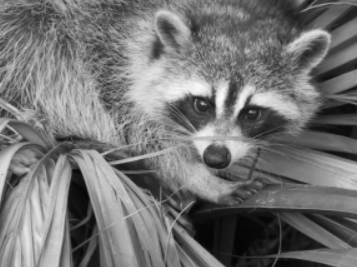
#> input picture Lab 7/raton.png, 357 x 267 px
$ jupyter execute 'Procesarea Semnalelor (PS) - Laborator 07.ipynb'
#> lines starting #> are read from the running program, lines starting #| are printed output that depends on the picture; long printed decimals are rounded
# Pachete necesare pentru folosirea acestui Notebook

Vom folosi [scipy](https://scipy.org/), [numpy](https://numpy.org/) și [matplotlib](https://matplotlib.org/).

[cell 1]
from scipy import misc, ndimage
import numpy as np
import matplotlib.pyplot as plt
from PIL import Image
import cv2 as cv

# Imaginea cu care lucrăm

Vom folosi o imagine din setul de date oferit implicit de către scipy.

[cell 2]
img = Image.open('raton.png').convert('L').resize((1024, 768))
X = np.array(img)
plt.imshow(X, cmap=plt.cm.gray)
plt.show()

# Transformata Fourier a unei imagini

Transformata Fourier Discretă se extinde ușor la mai multe dimensiuni. Pentru un semnal bidimensional precum o imagine DFT devine:

$$
Y_{m_1,m_2} = \sum_{n_1=0}^{N_1-1}\sum_{n_2=0}^{N_2-1}x_{n_1,n_2}e^{-j2\pi(m_1 n_1/N_1 + m_2 n_2/N_2)}
$$

* unde $n_1$ și $n_2$ sunt pozițile pixelilor pe orizontală, respectiv, pe verticală
* bin-urile rezultate corespund pozițiilor pixelilor
* spectrul este în continuare simetric
* proprietățile transformatei DFT 1D sunt respectate și în cazul celei 2D

În continuare vom folosi rutina generală `fft2` ce servește mai bine activității de învățare, deși pentru semnale reale ar trebui să folosim `rfft2` ce întoarce doar informația esențială (ex. omite simetriile). De asemenea vom analiza spectrul în scală logaritmică pentru a diferenția mai bine magnitudinile bin-urilor DTF.

[cell 3]
Y = np.fft.fft2(X)
freq_db = 20*np.log10(abs(Y))
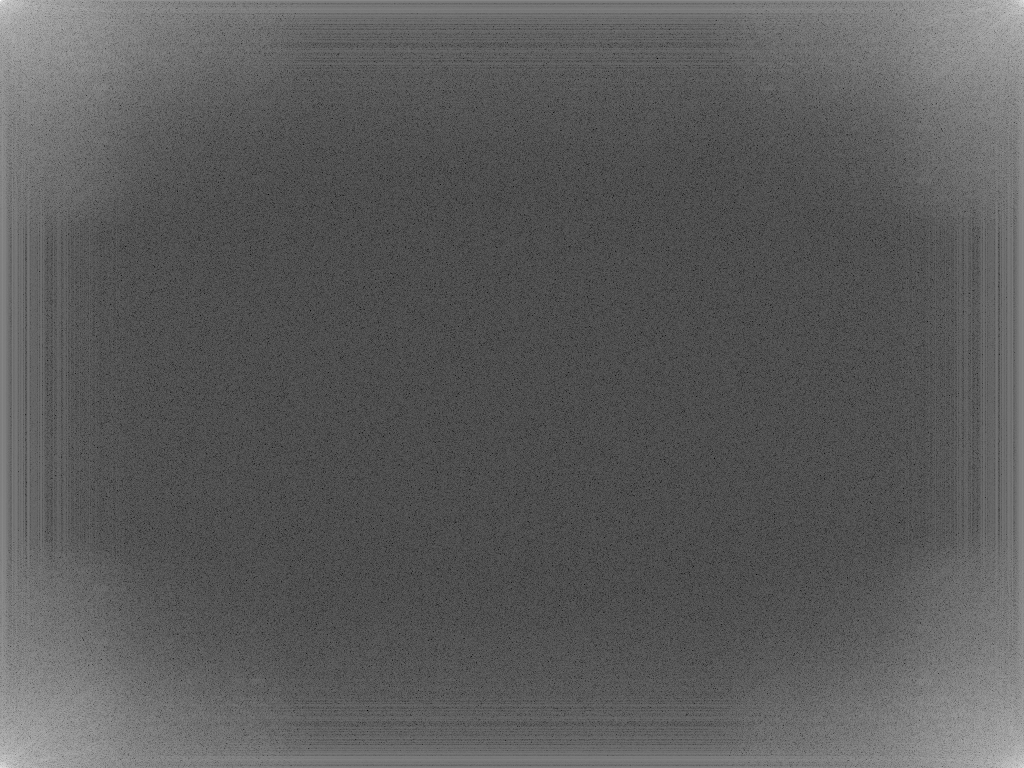
#> freq_db: shape (768, 1024) float64; min -5.26, max 159.2, mean 54; drawn with min black and max white

plt.imshow(freq_db)
plt.colorbar()
plt.show()

Operațiile efectuate direct asupra imaginii se reflectă și în spectrul acesteia. Iată un exemplu a unei rotații de 45 de grade:

[cell 4]
rotate_angle = 45
X45 = ndimage.rotate(X, rotate_angle)
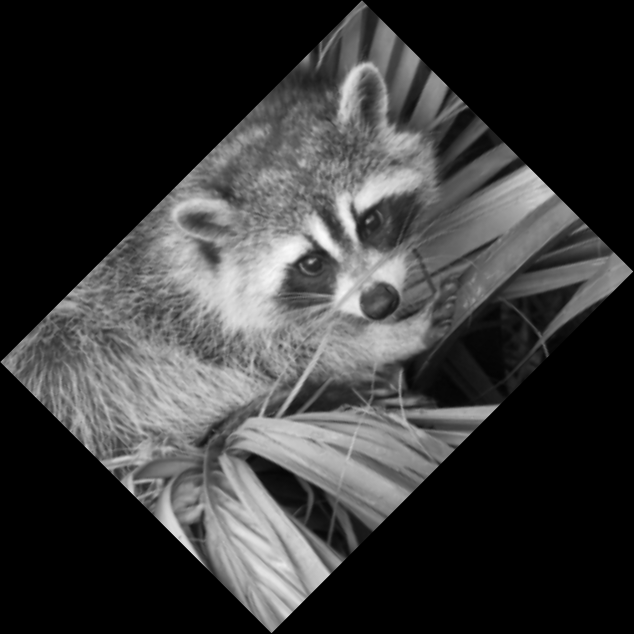
#> X45: shape (1267, 1267) (shown at 1/2 size); min 0, max 250, mean 56.7
plt.imshow(X45, cmap=plt.cm.gray)
plt.show()

Y45 = np.fft.fft2(X45)
plt.imshow(20*np.log10(abs(Y45)))
plt.colorbar()
plt.show()

Momentan pe axe sunt afișate numărul bin-urilor. Pentru a obține frecvențele asociate folosiți `fftfreq`:

[cell 5]
freq_x = np.fft.fftfreq(X.shape[1])
freq_y = np.fft.fftfreq(X.shape[0])

plt.stem(freq_x, freq_db[:][0])
plt.show()
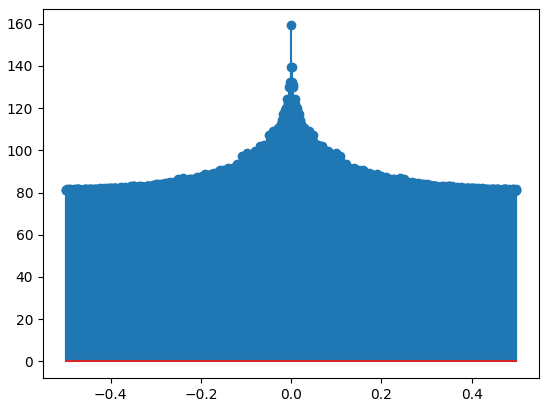
#> figure drawn by matplotlib, 1 panel

# Atenuarea frecvențelor înalte

Pentru a anula frecvențele de peste un anumit prag `freq_cutoff` putem pur și simplu anula intrările din spectru și aplica transformata Fourier inversă:

[cell 6]
freq_cutoff = 120

Y_cutoff = Y.copy()
Y_cutoff[freq_db > freq_cutoff] = 0
X_cutoff = np.fft.ifft2(Y_cutoff)
X_cutoff = np.real(X_cutoff)    # avoid rounding erros in the complex domain,
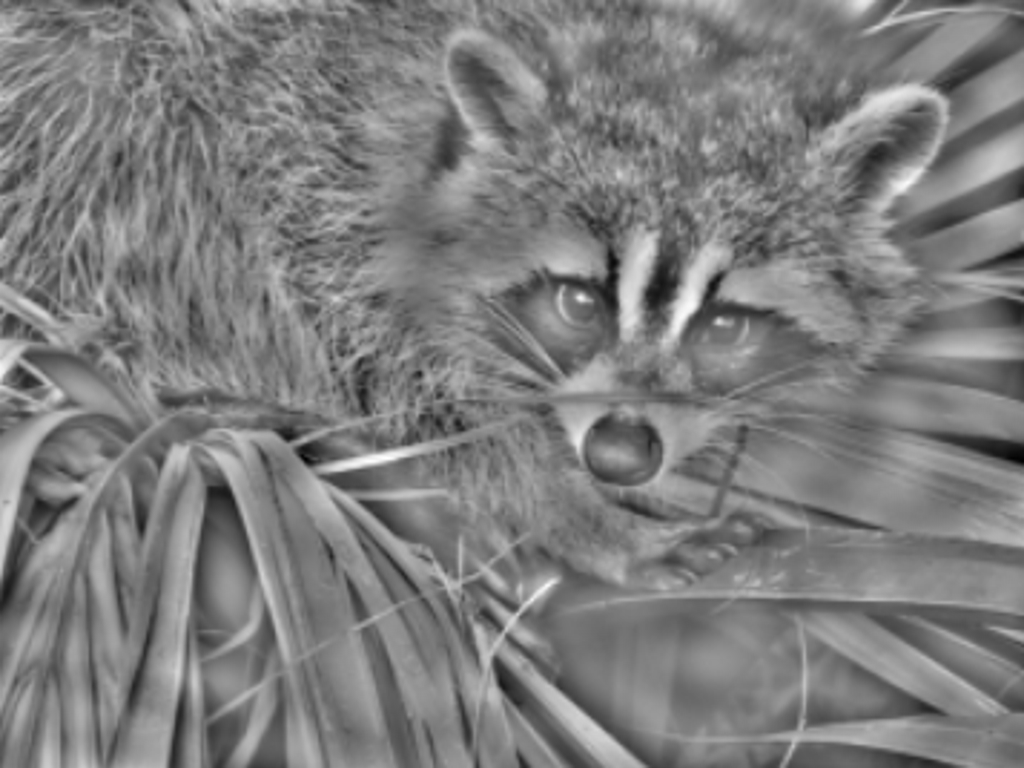
#> X_cutoff: shape (768, 1024) float64; min -118.6, max 121.9, mean 0; drawn with min black and max white
                                # in practice use irfft2
plt.imshow(X_cutoff, cmap=plt.cm.gray)
plt.show()

# Zgomot

Zgomotul alb perturbă în mod egal spectrul semnalului. Este astfel egal distribuit și regăsit în toate bin-urile DFT. [Zgomotul color](https://en.wikipedia.org/wiki/Colors_of_noise) se schimbă de-a lungul frecvențelor.

Putem adăuga zgomot în limita a `pixel_noise` pixeli imaginii folosind `random.randint`:

[cell 7]
pixel_noise = 200

noise = np.random.randint(-pixel_noise, high=pixel_noise+1, size=X.shape)
X_noisy = X + noise
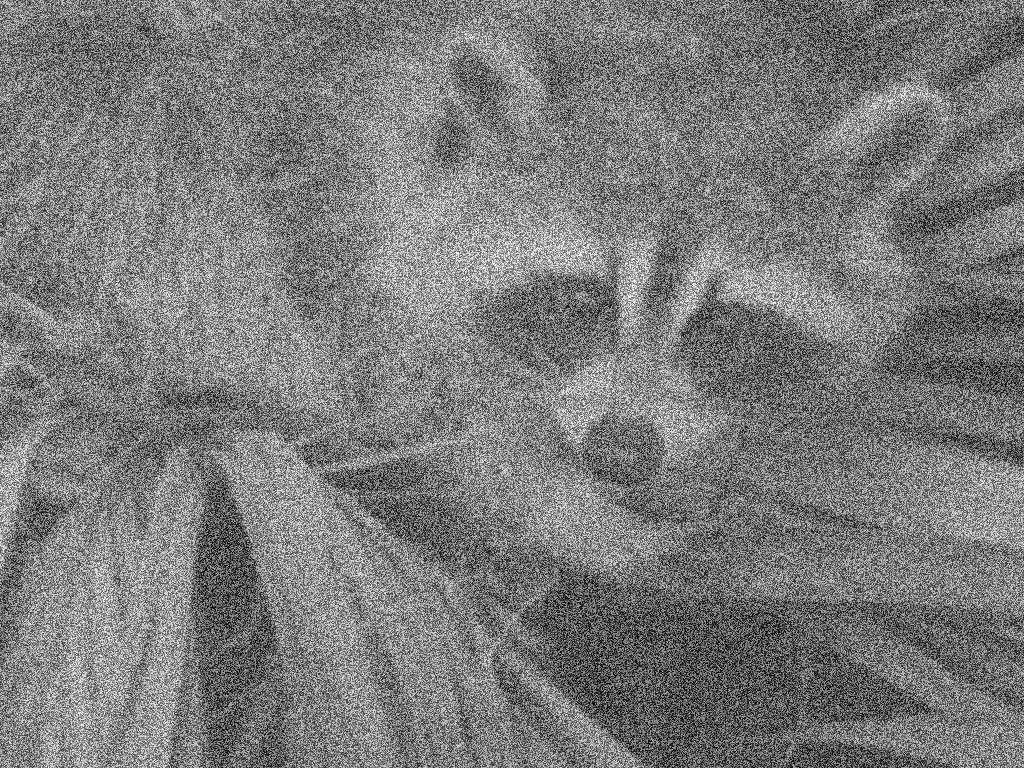
#> X_noisy: shape (768, 1024) int64; min -196, max 446, mean 115.9; drawn with min black and max white
plt.imshow(X, cmap=plt.cm.gray)
plt.title('Original')
plt.show()
plt.imshow(X_noisy, cmap=plt.cm.gray)
plt.title('Noisy')
plt.show()

# Sarcini

1. Produceți imaginile și spectrul pentru funcțiile de mai jos și dați o explicație scurtă pentru fiecare rezultat.
* $x_{n_1,n_2} = \sin(2\pi n_1 + 3\pi n_2)$
* $x_{n_1,n_2} = \sin(4\pi n_1) + \cos(6\pi n_2)$
* $Y_{0,5} = Y_{0,N-5} = 1\text{, altfel }Y_{m_1,m_2} = 0,\ \forall m_1, m_2$
* $Y_{5,0} = Y_{N-5,0} = 1\text{, altfel }Y_{m_1,m_2} = 0,\ \forall m_1, m_2$
* $Y_{5,5} = Y_{N-5,N-5} = 1\text{, altfel }Y_{m_1,m_2} = 0,\ \forall m_1, m_2$

*Atenție*: $x$ reprezintă informație în domeniul timpului, $Y$ în domeninul frecvenței.

2. Comprimați imaginea cu ratonul de mai sus prin atenuarea frecvențelor înalte până la un prag SNR autoimpus.

3. Eliminați zgomotul adăugat la imaginea cu ratonul produsă mai sus. Prezentați raportul SNR înainte și după.

# EXERCITIUL 1

[cell 8]
sz = 64

f = np.zeros((sz, sz))
for i in range(sz):
    for j in range(sz):
        f[i, j] = np.sin(2*np.pi*i + 3*np.pi*j)
plt.title("sin(2pi*n1+3pi*n2)")
plt.imshow(f)
plt.show()
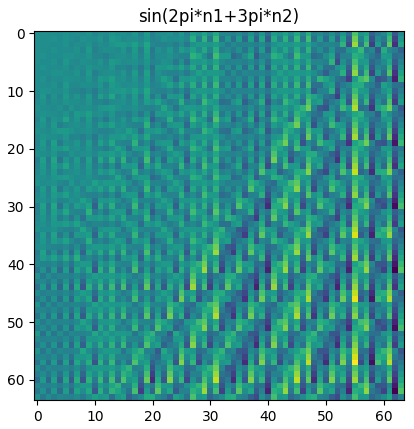
#> figure drawn by matplotlib, 1 panel

f2 = np.zeros((sz, sz))
for i in range(sz):
    for j in range(sz):
        f2[i, j] = np.sin(4*np.pi*i) + np.cos(6*np.pi*j)
plt.title("sin(4pi*n1) + cos(6pi*n2)") # oscilatia creste odata cu x1 si x2
plt.imshow(f2)
plt.show()
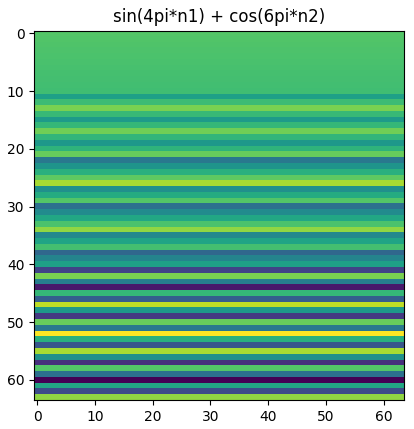
#> figure drawn by matplotlib, 1 panel

F3 = np.zeros((sz, sz))
F3[0, 5] = F3[0, sz-5] = 1
f3 = np.abs(np.fft.ifft2(F3))
plt.title("frecventa (0, 5)") # vertical deoarece avem doar frecventa 5 (cu alte cuvinte o sinusoida)
plt.imshow(f3)
plt.show()
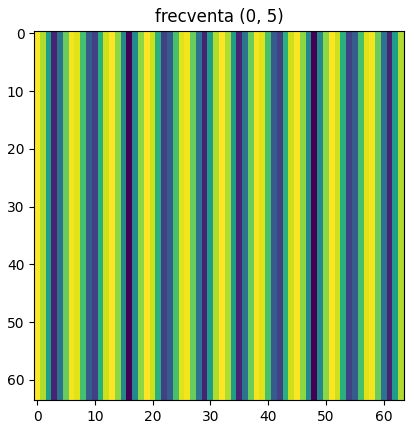
#> figure drawn by matplotlib, 1 panel

F4 = np.zeros((sz, sz))
F4[5, 0] = F4[sz-5, 0] = 1
f4 = np.abs(np.fft.ifft2(F4))
plt.title("frecventa (5, 0)") # ca la ex anterior dar pe orizontala
plt.imshow(f4)
plt.show()
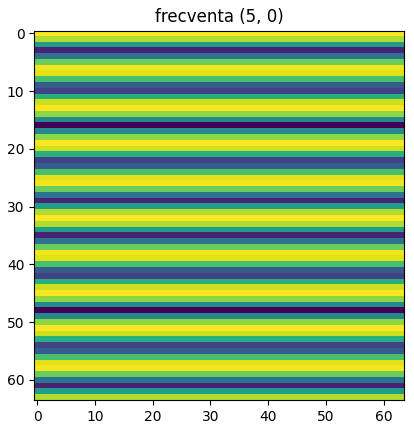
#> figure drawn by matplotlib, 1 panel

F5 = np.zeros((sz, sz))
F5[5, 5] = F5[sz-5, sz-5] = 1
f5 = np.abs(np.fft.ifft2(F5))
plt.title("frecventa (5, 5)") # ca la ex anterioare dar pe diagonala
plt.imshow(f5)
plt.show()
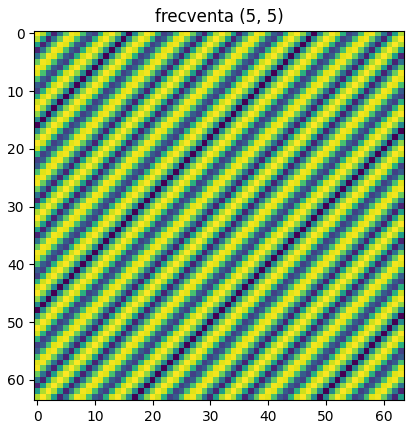
#> figure drawn by matplotlib, 1 panel

# EXERCITIUL 2

[cell 9]
def snr(original, with_noise):
    s_power = np.sum(original ** 2)
    n_power = np.sum((original - with_noise) ** 2)
    return np.real(10 * np.log10(s_power / n_power))

def compress(original, snr_thresh):
#> called with snr_thresh = 5
    sz = original.shape
#> sz = (768, 1024)
    four = np.fft.fft2(original)
    four_flat = four.flatten()
    order = np.argsort(abs(four_flat))

    i = 0
    while True:
        for repeat in range(2500):
            four[order[i] // sz[1], order[i] % sz[1]] = 0
            i += 1
        new_X = np.fft.ifft2(four)

        s = snr(original, new_X)
        print(s)
        if s < snr_thresh:
            return np.abs(new_X)
#> this loop made 310 passes
#> s on passes 1 to 3: 82.26, 76.15, 72.57
#| 82.256
#| 76.151
#| 72.572
#| 70.031
#| 68.070
#| 66.465
#| 65.109
#| 63.941
#> (further printed lines are left out)
#> after the loop, i = 775000

noisy_racoon = compress(X, 5)
plt.imshow(noisy_racoon)
plt.title("Removed high frequencies")
plt.show()

# EXERCITIUL 3

[cell 10]
denoised = cv.GaussianBlur(noisy_racoon, (0, 0), 1)
print(snr(X, denoised))
#| 4.820
plt.imshow(denoised)
plt.title("denoised")
plt.show()
